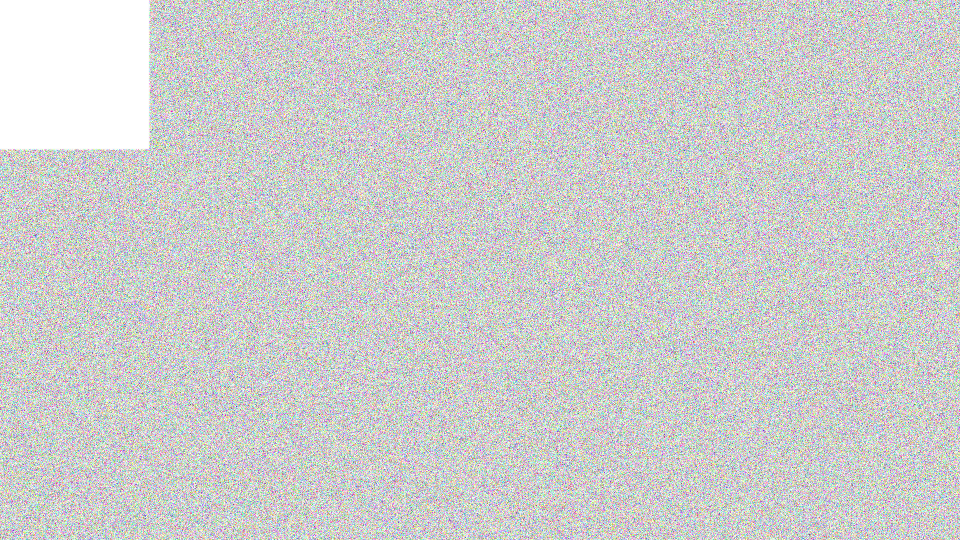
#> input picture noise.jpg, 1920 x 1080 px (shown at 1/2 size)
$ python tearing_detector.py noise.jpg noise.jpg
#> lines starting #> are read from the running program, lines starting #| are printed output that depends on the picture; long printed decimals are rounded
import numpy as np
import cv2
import os
import json
import sys
import time
from matplotlib import pyplot as plt
from matplotlib import patches as patches

#BORDER_TOP = int(os.environ['BORDER_TOP'])
#BORDER_BOTTOM = int(os.environ['BORDER_BOTTOM'])
#OFFSET = int(os.environ['OFFSET'])
THRESHOLD = 20
WINDOW_SIZE = 5

# 257 3876
OFFSET = 0
#BORDER_TOP = 257
#BORDER_BOTTOM = 3876
BORDER_BOTTOM = 257
BORDER_TOP = 3876

try:
    with open('offsets.conf', 'r') as f:
        offset_data = f.read()
    offsets = json.loads(offset_data)
    BORDER_BOTTOM = int(offsets['BORDER_BOTTOM'])
    BORDER_TOP = int(offsets['BORDER_TOP'])
except:
    pass

IMAGE_PATH = 'screen_capture.png'
SHOW_PLOT = False

if len(sys.argv) > 1:
    IMAGE_PATH = sys.argv[1]

if len(sys.argv) > 2:
    try:
        SHOW_PLOT = bool(sys.argv[2])
    except:
        pass

img = cv2.imread(IMAGE_PATH, cv2.IMREAD_GRAYSCALE)
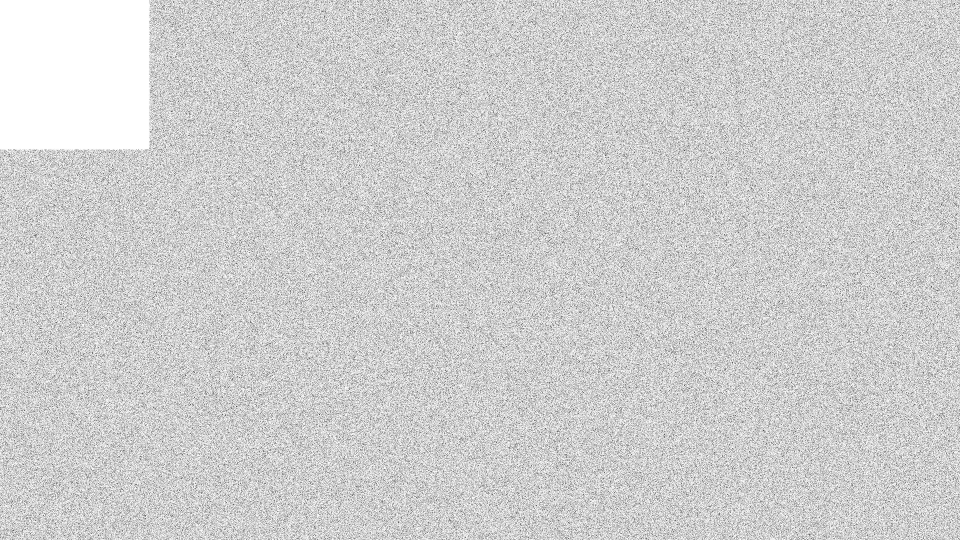
#> img: shape (1080, 1920) (shown at 1/2 size); min 0, max 255, mean 206.3
#img = cv2.imread('test_bright_screen.png', cv2.IMREAD_GRAYSCALE)


# sum up multiple lines to increase dynamic range and reduce influence of noise and moiree
line = np.mean(img[OFFSET:OFFSET+7,BORDER_BOTTOM:BORDER_TOP], axis=0)
#> line = 1663 values, max 255 at index 0, min 132.1 at index 908, mean 205.6
#print(len(line))
#line = np.flip(line)

filter_size = 7
filter = np.ones(filter_size) / filter_size
line = np.convolve(line, filter)
#> line = 1669 values, max 255 at index 6, min 29.9 at index 1668, mean 204.9
line = line[filter_size:-filter_size]
#> line = 1655 values, max 255 at index 0, min 181.7 at index 497, mean 205.5

#print('line length:', len(line))
#print(type(line))
#print(list(line.astype(int)))

deriv = []

for x in range(len(line)):
    if x == 0:
        continue

    dx = int(line[x]) - line[x-1]
    deriv.append(dx)
#> this loop made 1655 passes
#> dx on passes 2 to 4: -1, -1, -1
#> after the loop, deriv = 1654 values, max 12.37 at index 907, min -14.2 at index 900, mean -0.552


# if left side of the monitor is on top of the camera frame:
# use argmin() on derivative and invert result (1 - (pos / len))
# because the white part of the teared screen is on the left hand side
# therefore we need to find a drop in brightness from white to black
# alternative would be to invert the image

#print(np.argmax(deriv), np.argmin(deriv))
#position = np.argmax(deriv)
position = np.argmin(deriv)
#> position = 900
#print('position', position)


try:
    window = line[position - WINDOW_SIZE : position + WINDOW_SIZE]
#> window = [212.9, 209.6, 215.2, 216.9, 213.4, 212.2, 198.5, 190.4, 192.9, 190.6]
    difference = np.abs(min(window) - max(window))
#> difference = 26.43
    #print(difference)
    if difference > THRESHOLD:
        print(1 - (position / len(deriv)))
#| 0.4559
    else:
        print(0.0)
except:
    print(0.0)

#with open('tearing_capture_raw.dat', 'wb') as f:
#    f.write(bytearray(list(line.astype(int))))

cv2.imwrite('tearing_capture_line.png', cv2.transpose(line))
#print(line.shape)
#print(line.T.shape)


"""
if abs(deriv[position]) > THRESHOLD:
    #plt.axvline(position, color='r', dashes=(1, 4))
    # position is percent from top to bottom, therefore we have to invert it
    print(1 - (position / len(deriv)))
else:
    print(0.0)
"""

if SHOW_PLOT:
    fig, axes = plt.subplots(2, 1, figsize=(10, 5), sharex=True)
    #axes[0].axvline(position, linewidth = (1 + 2 * WINDOW_SIZE), color='gray', alpha=0.2)

    try:
        window = line[position - WINDOW_SIZE : position + WINDOW_SIZE]
        difference = np.abs(min(window) - max(window))
        #axes[0].plot((position-50, position-50), (min(window), max(window)), marker='o', markersize=4, color='black')
        #axes[0].plot((position, position), (line[position] - (THRESHOLD / 2), line[position] + (THRESHOLD / 2)), marker='o', markersize=4, color='red')
        axes[0].plot((position, position), (line[position] - (THRESHOLD / 2), line[position] + (THRESHOLD / 2)), linewidth=WINDOW_SIZE, color='black', alpha=0.5)
        #axes[0].plot((position, position), (min(window), max(window)), marker='_', markersize=8, color='red', linewidth=0)
        axes[0].plot((position, position), (min(window), max(window)), color='red', linewidth=WINDOW_SIZE, alpha=0.5)
        #axes[0].add_patch(line_range)
        #print('added line')
    except Exception as e:
        #print(e)
        pass

    axes[0].axvline(position, color='black', dashes=(2, 4))
    axes[0].plot(line)
    axes[0].plot(deriv)


    axes[1].imshow(img[:,BORDER_BOTTOM:BORDER_TOP], 'gray')
    axes[1].axhline(3, linewidth=6, color='red', alpha=0.3)
    #ax = plt.gca()
    #ax.set_ylim(img.shape[0], -200)
    plt.savefig('screen_tearing_detection.pdf', dpi=300, bbox_inches='tight')
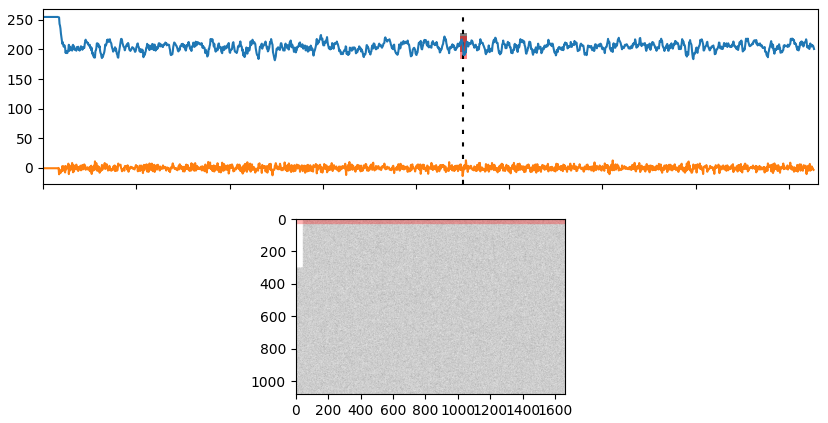
#> figure drawn by matplotlib, 2 panels
    plt.show()
